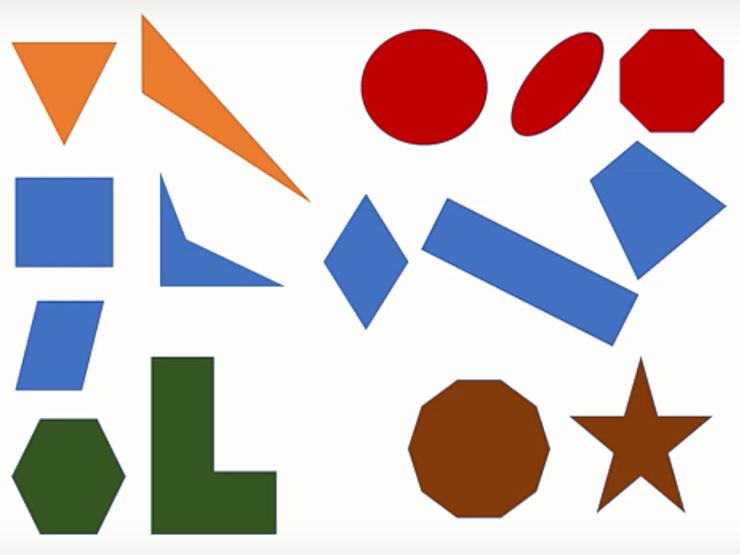
#> input picture image/image_for_labeling.PNG, 740 x 555 px, found by its file name
$ python example_labeling.py
#> lines starting #> are read from the running program, lines starting #| are printed output that depends on the picture; after the words box and inside, x2 and y2 are one past the last pixel; in counts of white or black regions, pixels touching at a corner belong together
import cv2

# 0
image = cv2.imread("image/image_for_labeling.png", cv2.IMREAD_COLOR)
#> image is the input picture: shape (555, 740, 3); mean B, G, R 196, 195.1, 206.6
cv2.imshow("Color", image)
cv2.waitKey(0)

# 가우시안블러를 통해 이미지의 노이즈를 제거하여 흐릿하게 변함
blurred = cv2.GaussianBlur(image, (5, 5), 0)

# BGR 에서 그레이스케일 이미지로 변환
gray = cv2.cvtColor(blurred, cv2.COLOR_BGR2GRAY)
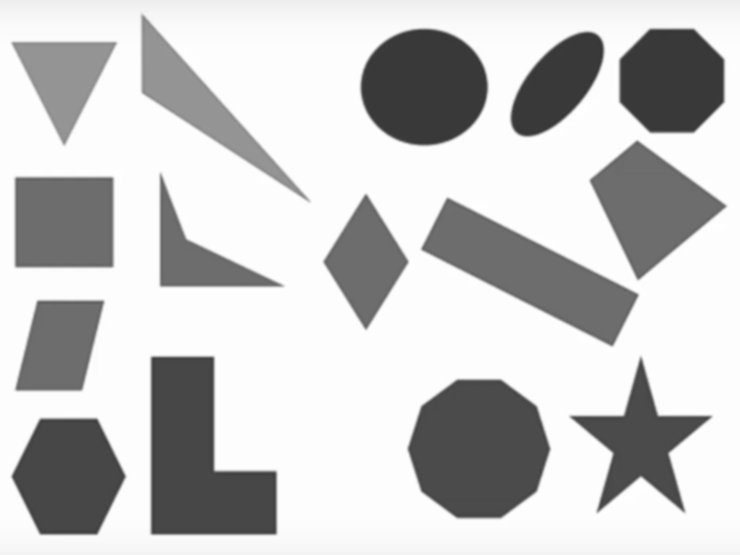
#> gray: shape (555, 740); min 54, max 255, mean 198.7
cv2.imshow("Gray", gray)
cv2.waitKey(0)

# 그레이스케일 이미지로부터 케니알고리즘으로 엣지 검출
edge = cv2.Canny(gray, 50, 150)
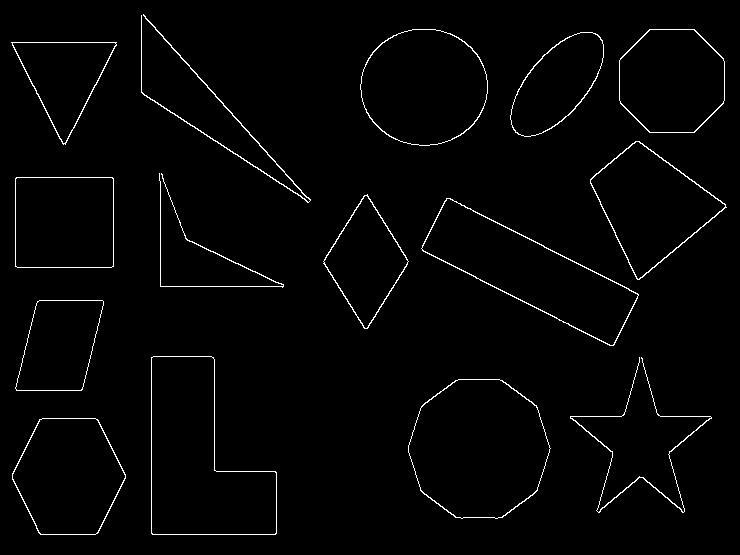
#> edge: shape (555, 740); 1.8% white in thin lines or dots
cv2.imshow("Edge", edge)
cv2.waitKey(0)

# 1
edge = cv2.bitwise_not(edge)
#> edge: shape (555, 740); 98.2% white; black in thin lines or dots
cv2.imshow("Reverse", edge)
cv2.waitKey(0)

# 컨투어 검출하고 그리는 부분 -> 이미지의 엣지가 보강됨(두꺼워짐) 하지 않으면 라벨링이 잘 안 될 수 있음
contours = cv2.findContours(edge.copy(), cv2.RETR_TREE, cv2.CHAIN_APPROX_SIMPLE)
#> contours = 304 contours, 241 with area under 20; largest, box (x1, y1, x2, y2) and area: (0, 0, 740, 555) 409406, (589, 140, 728, 281) 870, (150, 356, 278, 536) 849, (159, 180, 285, 289) 714, (140, 14, 310, 204) 600
cv2.drawContours(edge, contours[0], -1, (0, 0, 0), 1)
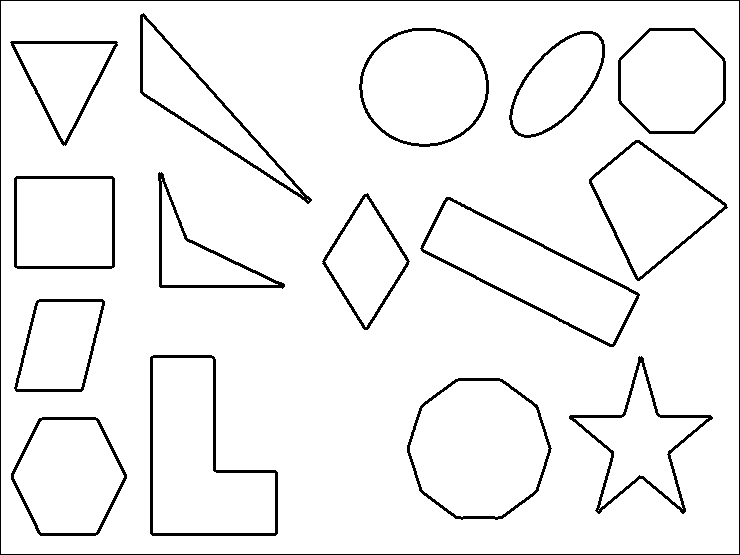
#> edge: shape (555, 740); 94.8% white; 16 black regions, largest, box (x1, y1, x2, y2) and area: (0, 0, 740, 555) 2586, (150, 355, 278, 536) 1794, (420, 197, 640, 347) 1686
cv2.imshow("Contour", edge)
cv2.waitKey(0)

# 2
# 영역에 번호를 부여하기 위한 라벨링
nlabels, labels, stats, centroids = cv2.connectedComponentsWithStats(edge)
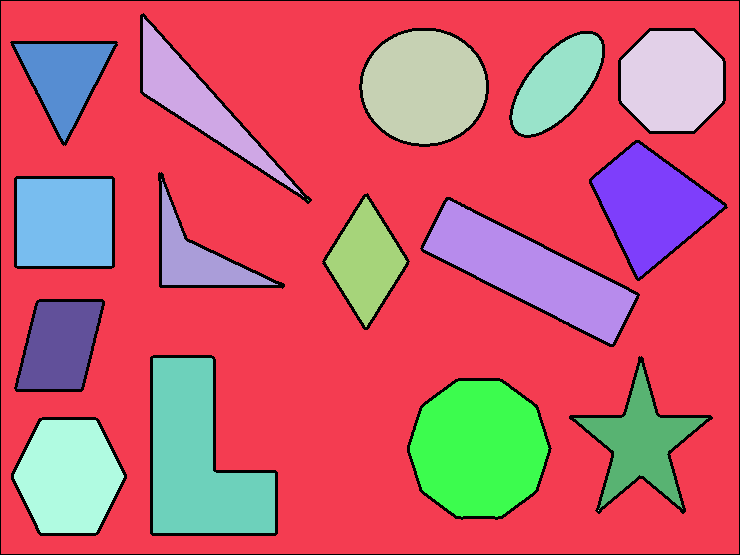
#> labels: shape (555, 740) int32; 20 distinct labels, from 0 to 19; one colour per label, 0 black
#> nlabels = 20; stats = 20 rows, first 6: [0, 0, 740, 555, 21281], [1, 1, 738, 553, 265145], [143, 17, 161, 180, 6081], [362, 31, 124, 113, 11002], [621, 31, 102, 100, 8457], [512, 34, 90, 101, 5339]; centroids = 20 rows, first 8: [354.9, 270.8], [373.9, 276.6], [196.4, 101.5], [423.7, 86.65], [671.5, 80.5], [556.9, 83.71], [63.75, 76.45], [650.9, 205.4]

for i in range(nlabels):
    if i < 2:   # 라벨 0은 엣지, 라벨 1은 배경이므로 라벨링으로부터 제외
        continue

    # 컨투어로부터 넓이, 중심좌표, 영역박스좌표 등을 가져옴
    area = stats[i, cv2.CC_STAT_AREA]
    center_x = int(centroids[i, 0])
    center_y = int(centroids[i, 1])
    left = stats[i, cv2.CC_STAT_LEFT]
    top = stats[i, cv2.CC_STAT_TOP]
    width = stats[i, cv2.CC_STAT_WIDTH]
    height = stats[i, cv2.CC_STAT_HEIGHT]

    # 영역너비가 50보다 크면 영역을 둘러싼 사각형을 그리고 영역 중심에 원을 그린 후 라벨값 출력
    if area > 50:
        cv2.rectangle(image, (left, top), (left + width, top + height), (0, 0, 255), 1)
        cv2.circle(image, (center_x, center_y), 5, (255, 0, 0), 1)
        cv2.putText(image, str(i), (left + 20, top + 20), cv2.FONT_HERSHEY_SIMPLEX, 1, (255, 0, 0), 2)
#> this loop made 20 passes
#> (area, center_x, center_y, left, top, width, height) on passes 3, 4, 5, 6, 7, 8, 9, 11, 12, 14, 15, 16: (6081, 196, 101, 143, 17, 161, 180), (11002, 423, 86, 362, 31, 124, 113), (8457, 671, 80, 621, 31, 102, 100), (5339, 556, 83, 512, 34, 90, 101), (4984, 63, 76, 14, 44, 101, 98), (9030, 650, 205, 592, 143, 132, 135), (8265, 64, 222, 17, 179, 95, 87), (3811, 195, 258, 162, 182, 116, 103), (5374, 365, 261, 325, 197, 82, 130), (11712, 529, 271, 423, 200, 214, 144), (5572, 59, 345, 17, 302, 85, 87), (14223, 198, 460, 153, 358, 122, 175)
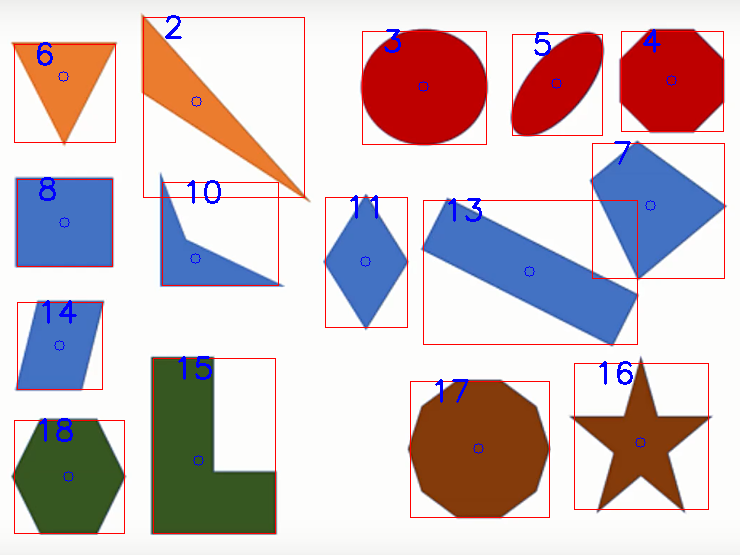
#> image: shape (555, 740, 3); 2.57% of pixels changed, all inside (x1, y1, x2, y2) = (14, 15, 725, 534)

cv2.imshow("result", image)
cv2.waitKey(0)
